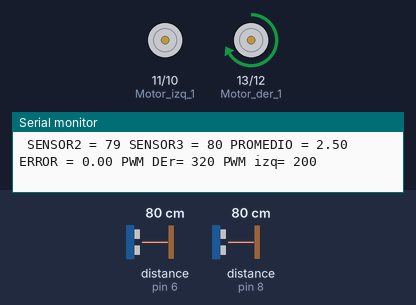
Bench run of a sketch on a simulated Arduino Uno, built with avr-gcc and run on an emulated ATmega328P. Shown: motor-driver pin pairs drawn as motors (green arrow = first pin HIGH = forward, orange = second pin HIGH = backward, longer = more drive, scaled by the enable pin), the last lines printed to the serial monitor. Wiring (inferred from the names in the program): 2 × ultrasonic range finder: trigger pin 7, echo pin 6 / trigger pin 8, echo pin 8. Inputs (shaded band) come from the test bench; at power-on: distance to the obstacle (sensors on pin 6, pin 8) 80 cm. The echo pulse lasts 58.3 µs per cm.

Above: at 1.2 s.
1.3 s: distance to the obstacle (sensor on pin 6) set to 2 cm
At 1.8 s:
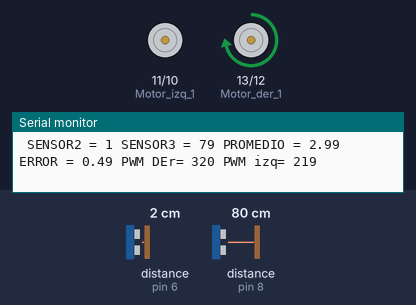
2.9 s: distance to the obstacle (sensor on pin 8) set to 2 cm
At 3.1 s:
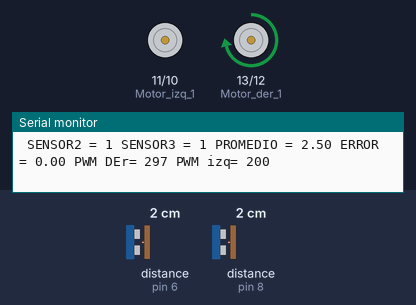
5.9 s: distance to the obstacle (sensor on pin 6) set to 4 cm
At 7.0 s:
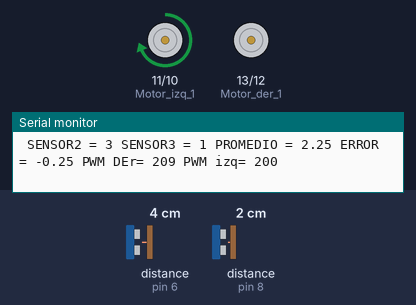
8.9 s: distance to the obstacle (sensor on pin 6) set to 18 cm
At 9.35 s:
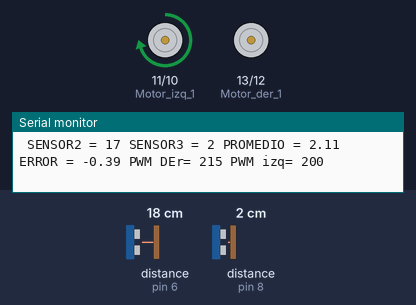
10.5 s: distance to the obstacle (sensor on pin 8) set to 120 cm
At 12.2 s:
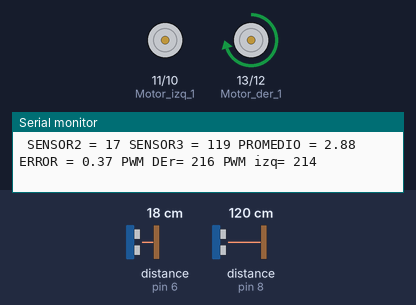
13.5 s: distance to the obstacle (sensor on pin 8) set to 4 cm
At 14.2 s:
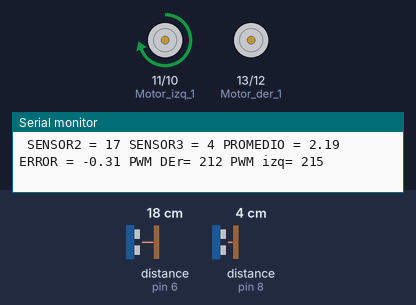
Timing chart, 0 to 16.1 s (numbered marks = the images above; inputs shaded):
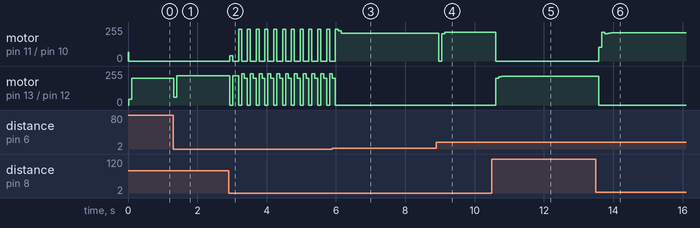

Measured:
- after the input at 1.3 s, motor on pin 13 (Motor_der_1) / pin 12 (Motor_der_2): forward 200/255 → forward 60/255 at once, → forward 219/255 0.09 s later
- after the input at 2.9 s, motor on pin 11 (Motor_izq_1) / pin 10 (Motor_izq_2): stopped → forward 41/255 at once, then repeats every 0.25 s: stopped 0.17 s, forward 239/255 0.09 s
- after the input at 5.9 s, motor on pin 13 (Motor_der_1) / pin 12 (Motor_der_2): goes on until 6.0 s, then stays stopped
- after the input at 8.9 s, motor on pin 11 (Motor_izq_1) / pin 10 (Motor_izq_2): forward 210/255 → stopped after 0.07 s, → forward 205/255 0.09 s later, → forward 215/255 0.09 s later, → forward 216/255 0.43 s later
- after the input at 10.5 s, motor on pin 11 (Motor_izq_1) / pin 10 (Motor_izq_2): forward 216/255 → stopped after 0.11 s
- after the input at 13.5 s, motor on pin 13 (Motor_der_1) / pin 12 (Motor_der_2): forward 215/255 → stopped after 0.08 s

The sketch:

Robot_sumo.ino
```cpp
//////////////////////////////////////////////////////////////////////////////////////////////////////
/////////////////DEFINO LOS PINES PARA LOS ULTRASONIDOS /// //////////////////////////////////////////
//////////////////////////////////////////////////////////////////////////////////////////////////////

#define echoPin 6
#define trigPin 7
#define echo_trig 8
//////////////////////////////////////////////////////////////////////////////////////////////////////
/////////////// DEFINOO LOS PINES DE  SALIDAS PARA EL DRIVER DE MOTORES L298 (en este caso) //////////
//////////////////////////////////////////////////////////////////////////////////////////////////////
#define Motor_izq_1  11
#define Motor_izq_2  10
#define Motor_der_1  13
#define Motor_der_2  12
//////////////////////////////////////////////////////////////////////////////////////////////////////
/////////////////DEFINO LAS SALIDAS DE PWM PARA LOS MOTORES //////////////////////////////////////////
//////////////////////////////////////////////////////////////////////////////////////////////////////
#define pwm_motor_izq 3
#define pwm_motor_der 5
//////////////////////////////////////////////////////////////////////////////////////////////////////
/////////////////  nombres para distinguir los sensores ultrasonidos /////////////////////////////////
//////////////////////////////////////////////////////////////////////////////////////////////////////
#define izq     0
#define cen_izq 1
#define cen_der 2
#define der     3
#define atras   4
//////////////////////////////////////////////////////////////////////////////////////////////////////
/////////////////  Variables para el control PID    //////////////////////////////////////////////////
//////////////////////////////////////////////////////////////////////////////////////////////////////
float Promedio, error, Pid,error_Anterior, derivativo, integral;
float pwm;
float Numerador,Denominador;
//////////////////////////////////////////////////////////////////////////////////////////////////////
/////////////////  Variables para los motores ////////////////////////////////////////////////////////
//////////////////////////////////////////////////////////////////////////////////////////////////////
long x=0;
int pwm_der, pwm_izq;
int valor_de_sensores[5]={0,0,0,0,0}; // Guardo los valores de todos los sensores que tenga en un array de 8bit
int set_Point=2.5;                    //valor fijo. //mas adelante se puede apreciar por que 2.5 en "Promedio"
/////////////////////////////////////////////////////////////////////////////////////////////////////////////////
//*************************************************************************************************************//

void setup() {
 Serial.begin(9600);               //Activo la comunicacion serial
 pinMode(trigPin,OUTPUT);          //
 pinMode(echoPin,INPUT);           //

//Configuro los pines como salidas
 pinMode(Motor_izq_1,OUTPUT);      //
 pinMode(Motor_izq_2,OUTPUT);      //
 pinMode(Motor_der_1,OUTPUT);      //
 pinMode(Motor_der_2,OUTPUT);      //

 pinMode(pwm_motor_izq,OUTPUT);
 pinMode(pwm_motor_der,OUTPUT);
}
//////////////////////////////////////////////////////
//PROGRAMA PRINCIPAL//
/////////////////////////////////////////////////////
void loop() {
    lectura_de_sensores();        //Leo lo sensores
    control_pid(0.80,4,0.001);    //Esta funcion sirve para cuando el robot detecte al enemigo, siempre lo "persiga" de frente. (kd,kp,ki)
    avanzar();                     //Con esta funcion el robot siempre va para adelante.
    Imprimir_lecturas();       //Muestro en pantalla el valor de las variables (PID,PWM de los motores,sensores, etc).
}
////////////////////////////////////////////////////
///////////////////////////////////////////////////
//////////////////////////////////////////////////
void lectura_de_sensores(){  //
 if(x==0){ //Lectura de sensor ultrasonido (4pines) utilizo este para "swichear" los ultrasonidos, ya que sino hago esto el ultrasonido 4 pines, al leer el valor, me detecta cualquier cosa
      digitalWrite(echoPin,LOW);
      digitalWrite(trigPin,LOW);
      delayMicroseconds(2);
      digitalWrite(trigPin,HIGH);
      delayMicroseconds(10);
      digitalWrite(trigPin,LOW);
      valor_de_sensores[1] = pulseIn(echoPin,HIGH);
      valor_de_sensores[1]=valor_de_sensores[1]/58.2;
      x=1;
}else{
    //////////////////////////////////////////////////////////////////
    ////////////////LECTURA DE SENSOR ULTRASONIDO 3 pines////////////
    ////////////////////////////////////////////////////////////////
    //PD: para el robot sumo voy a utilizar Ultrasonidos de 3 pines.
    pinMode(echo_trig,OUTPUT);          //Configo el pin como Salida
    digitalWrite(echo_trig,HIGH);       //Mando a nivel alto
    delayMicroseconds(10);              //demora de 10ms
    digitalWrite(echo_trig,LOW);        //Mando a nivel bajo
    pinMode(echo_trig,INPUT);           //Configuro otra vez el pin, pero esta vez como Entrada
    int filtro= pulseIn(echo_trig,HIGH);//Guardo el valor en una variable llamada "filtro"
    if(filtro>0){                       //Utilizo "filtro" por que, cuando el ultrasonido no detecta ningun objeto, tiende a tirar valores negativo. Tambien para una futura funcion sirve.
    valor_de_sensores[2]=filtro;       //Si el valor obtenido es mayor a 0 lo guardo en valor_de_sensor en la posicion 2
    valor_de_sensores[2]=((float(valor_de_sensores[2]/1000.0))*34.32)/2; //convierto el valor obtenido en Cm
    x=0;
  }
  }
}

  void Imprimir_lecturas(){
    //Imprimo todos los valores que quiera y los muestro en pantalla.
    Serial.print(" SENSOR2 = ");
    Serial.print(valor_de_sensores[1]);
    Serial.print(" SENSOR3 = ");
    Serial.print(valor_de_sensores[2]);

    Serial.print(" PROMEDIO = ");
    Serial.print(Promedio);
    Serial.print(" ERROR = ");
    Serial.print (error);

   // Serial.print(" PID= ");
    //Serial.print(Pid);
    Serial.print(" PWM DEr= ");
    Serial.print(pwm_der);
    Serial.print(" PWM izq= ");
    Serial.print(pwm_izq);
    Serial.print('\r'); //retorno de carro
    Serial.print('\n'); // nueva linea
  }

  void control_pid(float Kp, float Kd, float Ki){
     //Con esto lo que se intenta lograr es que cada vez que el robot detecte un objeto(en este caso seria el robot rival) siempre va a tratar de seguirlo de frente.
      Numerador=((1.0*valor_de_sensores[izq])+( 2.0*valor_de_sensores[cen_izq] )+( 3.0*valor_de_sensores[cen_der] )+( 4.0*valor_de_sensores[der] )); //Sumo y multiplicos los valores obtenidos de los sensores.
      Denominador=(valor_de_sensores[izq]+valor_de_sensores[cen_izq]+valor_de_sensores[cen_der]+valor_de_sensores[der]); //sumo los valores obtenidos de los sensores

      Promedio= Numerador/Denominador;  //Promedio ponderado. Con este promedio se puede obtener el centro del robot, que en este caso seria 2.5 (Set_point);
      error=(Promedio-0.50)-set_Point;  //Calculo el error. Si el robot esta en el centro, ejemplo Los dos sensores de adelante estan en "50" y los de los costado en "0"
                                        //el valor de error=0. el 0.50 al simular esos valores me daba como resultado 0.50 y no 0.


      integral+=error_Anterior;//integral.
      derivativo=(error-error_Anterior);// Actualizo el margen de error

  //Pid=((Kp*error)+(Kd*(error-error_Anterior))+Ki);
    Pid= ((Kp*error)+(derivativo*Kd)+(Ki*integral));
    error_Anterior=error;              //Guardo el error como error anterior

  }
  void avanzar(){
    Avanzar_adelante();
    if(Pid>0){
    pwm=(Pid*50);
    pwm_izq=(200+pwm);
    analogWrite(pwm_motor_izq,0);
    analogWrite(pwm_motor_der,pwm_izq);
    }
    if(Pid<0){
      Pid=((-1)*Pid);
      pwm=(Pid*50);
      pwm_der=(200+pwm);
      analogWrite(pwm_motor_izq,pwm_der);
      analogWrite(pwm_motor_der,0);
      }
    }

 void Avanzar_adelante(){
    digitalWrite(Motor_izq_1,HIGH);
    digitalWrite(Motor_izq_2,LOW);
    digitalWrite(Motor_der_1,HIGH);
    digitalWrite(Motor_der_2,LOW);
  }
  void stop_motores(){
    digitalWrite(Motor_izq_1,LOW);
    digitalWrite(Motor_izq_2,LOW);
    digitalWrite(Motor_der_1,LOW);
    digitalWrite(Motor_der_2,LOW);
    analogWrite(pwm_motor_der,0);
    analogWrite(pwm_motor_izq,0);
  }
```
